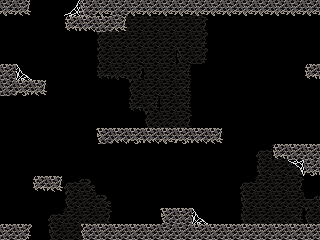

A level layout from a 2D game, rendered from its tile map. Below: a short description, then the map file with tile-grid data replaced by summaries:
An orthogonal 20x15 tile map with 16x16 px tiles, 2 tile layers (back, front).

<map version="1.0" orientation="orthogonal" width="20" height="15" tilewidth="16" tileheight="16" backgroundcolor="#000000">
 <tileset firstgid="1" name="spider_cave" tilewidth="16" tileheight="16">
  <image source="../graphics/tiles/spider_cave.png" width="240" height="160" />
 </tileset>
 <layer name="back" width="20" height="15">
  <data>[300 cells, 72 non-empty, 17 distinct tile ids]</data>
 </layer>
 <layer name="front" width="20" height="15">
  <data>[300 cells, 62 non-empty, 21 distinct tile ids]</data>
 </layer>
</map>
